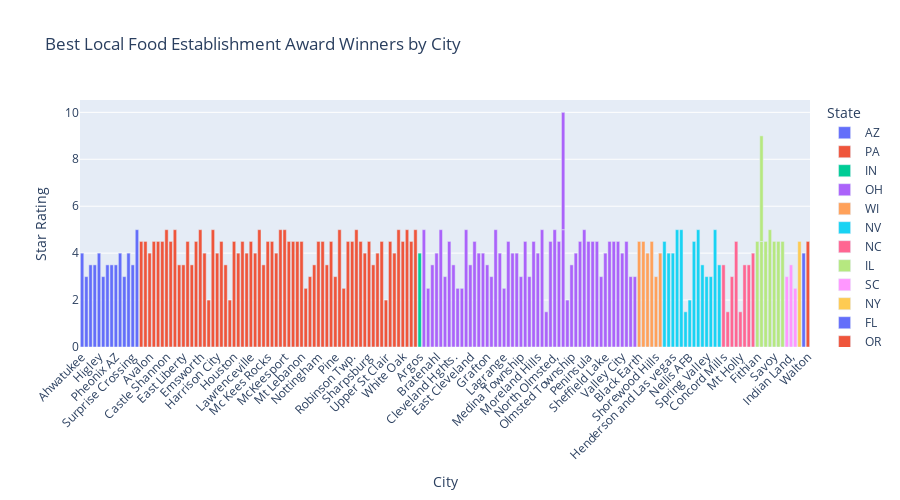

Notebook code cell kept with this figure:
### Markdown cell above
From above representation, the city names are not visible clearly by using matplotlib so I thought of using plotly.express for better visulaization.

### Code cell
import plotly.express as px

# Creating the interactive bar plot
fig = px.bar(best_food_establishments, x='city', y='stars', color='state',
             title='Best Local Food Establishment Award Winners by City',
             labels={'city': 'City', 'stars': 'Star Rating', 'state': 'State'},
             height=500)
fig.update_layout(xaxis_tickangle=-45)
fig.show()

### Figure 1 — Plotly figure (JSON) as saved in the notebook; plotly's stock layout.template omitted (floating-point values rounded to 4 significant figures)
{"data": [{"alignmentgroup": "True", "hovertemplate": "State=AZ<br>City=%{x}<br>Star Rating=%{y}<extra></extra>", "legendgroup": "AZ", "marker": {"color": "#636efa", "pattern": {"shape": ""}}, "name": "AZ", "offsetgroup": "AZ", "orientation": "v", "showlegend": true, "textposition": "auto", "type": "bar", "x": ["Ahwatukee", "Central City", "Central City Village", "Glendale Az", "Higley", "Mesa AZ", "Metro Phoenix", "Pheonix", "Pheonix AZ", "Roosevelt", "Schottsdale", "Scottdale", "Surprise Crossing", "Youngtown"], "xaxis": "x", "y": [4, 3, 3.5, 3.5, 4, 3, 3.5, 3.5, 3.5, 4, 3, 4, 3.5, 5], "yaxis": "y"}, {"alignmentgroup": "True", "hovertemplate": "State=PA<br>City=%{x}<br>Star Rating=%{y}<extra></extra>", "legendgroup": "PA", "marker": {"color": "#EF553B", "pattern": {"shape": ""}}, "name": "PA", "offsetgroup": "PA", "orientation": "v", "showlegend": true, "textposition": "auto", "type": "bar", "x": ["Allison Park", "Aspinwall", "Avalon", "Banksville", "Bellvue", "Ben Avon", "Castle Shannon", "Cecil", "Clairton", "Dravosburg", "East Liberty", "East Mc Keesport", "East McKeesport", "Elrama", "Emsworth", "Etna", "Forest Hills", "Glassport", "Harrison City", "Heidelberg", "Herminie", "Hermitage Twp", "Houston", "Imperial", "Ingomar", "Kennedy Township", "Lawrenceville", "Leetsdale", "Liberty", "Linden", "Mc Kees Rocks", "Mc Murray", "McCandless", "McDonald", "McKeesport", "Mcmurray", "Monroeville", "Moon", "Mt Lebanon", "Mt. Oliver Boro", "New Eagle", "Northside", "Nottingham", "Oakdale", "Penn Hills Township", "Peters Township", "Pine", "Pitcairn", "Pittsburg", "Robinson Township", "Robinson Twp.", "Rural Ridge", "Russellton", "Scott Township", "Sharpsburg", "South Park Township", "Spring Hill City View", "Springdale", "Upper St Clair", "Upper St. Clair", "Venetia", "West Homestead", "White Oak", "Wilkinsburg", "Wilmerding", "clinton"], "xaxis": "x", "y": [4.5, 4.5, 4, 4.5, 4.5, 4.5, 5, 4.5, 5, 3.5, 3.5, 4.5, 3.5, 4.5, 5, 4, 2, 5, 4, 4.5, 3.5, 2, 4.5, 4, 4.5, 4, 4.5, 4, 5, 3.5, 4.5, 4.5, 4, 5, 5, 4.5, 4.5, 4.5, 4.5, 2.5, 3, 3.5, 4.5, 4.5, 3.5, 4.5, 3, 5, 2.5, 4.5, 4.5, 5, 4.5, 4, 4.5, 3.5, 4, 4.5, 2, 4.5, 4, 5, 4.5, 5, 4.5, 5], "yaxis": "y"}, {"alignmentgroup": "True", "hovertemplate": "State=IN<br>City=%{x}<br>Star Rating=%{y}<extra></extra>", "legendgroup": "IN", "marker": {"color": "#00cc96", "pattern": {"shape": ""}}, "name": "IN", "offsetgroup": "IN", "orientation": "v", "showlegend": true, "textposition": "auto", "type": "bar", "x": ["Argos"], "xaxis": "x", "y": [4], "yaxis": "y"}, {"alignmentgroup": "True", "hovertemplate": "State=OH<br>City=%{x}<br>Star Rating=%{y}<extra></extra>", "legendgroup": "OH", "marker": {"color": "#ab63fa", "pattern": {"shape": ""}}, "name": "OH", "offsetgroup": "OH", "orientation": "v", "showlegend": true, "textposition": "auto", "type": "bar", "x": ["Auburn", "Bainbridge Township", "Bedford Hts.", "Bratenahl", "Brook Park", "Brookpark", "Chester Township", "Cleveland Hghts.", "Concord Township", "Cuyahoga Fls", "Cuyahoga Heights", "East Cleveland", "Fairport Harbor", "Gates Mills", "Geauga", "Grafton", "Grand River", "Hiram", "Kinsman", "Lagrange", "Litchfield", "Mayfield", "Mayfield Village", "Medina Township", "Mentor On the", "Mentor-on-the-Lake", "Montrose", "Moreland Hills", "Munroe Falls", "N Ridgeville", "North Olmstead", "North Olmsted,", "North Randall", "Novelty", "Novelty", "Oakwood Village", "Olmsted Township", "Orange", "Orange Village", "Painesville Township", "Peninsula", "Richfield", "Seven Hills", "Sheffield", "Sheffield Lake", "Streetsboro", "Twinsburg", "University Heights", "Valley City", "Valley View", "WICKLIFFE", "Warrensville"], "xaxis": "x", "y": [5, 2.5, 3.5, 4, 5, 3, 4.5, 3.5, 2.5, 2.5, 5, 3.5, 4.5, 4, 4, 3.5, 3, 5, 4, 2.5, 4.5, 4, 4, 3, 4.5, 3, 4.5, 4, 5, 1.5, 4.5, 5, 4.5, 5, 5, 2, 3.5, 4, 4.5, 5, 4.5, 4.5, 4.5, 3, 4, 4.5, 4.5, 4.5, 4, 4.5, 3, 3], "yaxis": "y"}, {"alignmentgroup": "True", "hovertemplate": "State=WI<br>City=%{x}<br>Star Rating=%{y}<extra></extra>", "legendgroup": "WI", "marker": {"color": "#FFA15A", "pattern": {"shape": ""}}, "name": "WI", "offsetgroup": "WI", "orientation": "v", "showlegend": true, "textposition": "auto", "type": "bar", "x": ["Black Earth", "Dane", "De Forest", "McFarland", "Shorewood Hills", "Vilas"], "xaxis": "x", "y": [4.5, 4.5, 4, 4.5, 3, 4], "yaxis": "y"}, {"alignmentgroup": "True", "hovertemplate": "State=NV<br>City=%{x}<br>Star Rating=%{y}<extra></extra>", "legendgroup": "NV", "marker": {"color": "#19d3f3", "pattern": {"shape": ""}}, "name": "NV", "offsetgroup": "NV", "orientation": "v", "showlegend": true, "textposition": "auto", "type": "bar", "x": ["Blue Diamond", "Green Valley", "Henderson and Las vegas", "Las  Vegas", "N Las Vegas", "N. Las Vegas", "Nellis AFB", "Nellis Afb", "North Las Vegas", "Paradise", "Spring Valley", "Summerlin", "Topaz", "las vegas"], "xaxis": "x", "y": [4.5, 4, 4, 5, 5, 1.5, 2, 4.5, 5, 3.5, 3, 3, 5, 3.5], "yaxis": "y"}, {"alignmentgroup": "True", "hovertemplate": "State=NC<br>City=%{x}<br>Star Rating=%{y}<extra></extra>", "legendgroup": "NC", "marker": {"color": "#FF6692", "pattern": {"shape": ""}}, "name": "NC", "offsetgroup": "NC", "orientation": "v", "showlegend": true, "textposition": "auto", "type": "bar", "x": ["Concord Mills", "Davidson, Nc", "Indian land", "Lowell", "Mt Holly", "Paw Creek", "Stoney Creek", "Weddington"], "xaxis": "x", "y": [3.5, 1.5, 3, 4.5, 1.5, 3.5, 3.5, 4], "yaxis": "y"}, {"alignmentgroup": "True", "hovertemplate": "State=IL<br>City=%{x}<br>Star Rating=%{y}<extra></extra>", "legendgroup": "IL", "marker": {"color": "#B6E880", "pattern": {"shape": ""}}, "name": "IL", "offsetgroup": "IL", "orientation": "v", "showlegend": true, "textposition": "auto", "type": "bar", "x": ["Fithian", "Mansfield", "Mansfield", "Rantoul", "Saint Joseph", "Savoy", "Sidney", "St Joseph"], "xaxis": "x", "y": [4.5, 4.5, 4.5, 4.5, 5, 4.5, 4.5, 4.5], "yaxis": "y"}, {"alignmentgroup": "True", "hovertemplate": "State=SC<br>City=%{x}<br>Star Rating=%{y}<extra></extra>", "legendgroup": "SC", "marker": {"color": "#FF97FF", "pattern": {"shape": ""}}, "name": "SC", "offsetgroup": "SC", "orientation": "v", "showlegend": true, "textposition": "auto", "type": "bar", "x": ["Fort  Mill", "Indian Land,", "Indian Lands"], "xaxis": "x", "y": [3, 3.5, 2.5], "yaxis": "y"}, {"alignmentgroup": "True", "hovertemplate": "State=NY<br>City=%{x}<br>Star Rating=%{y}<extra></extra>", "legendgroup": "NY", "marker": {"color": "#FECB52", "pattern": {"shape": ""}}, "name": "NY", "offsetgroup": "NY", "orientation": "v", "showlegend": true, "textposition": "auto", "type": "bar", "x": ["Rouses Point"], "xaxis": "x", "y": [4.5], "yaxis": "y"}, {"alignmentgroup": "True", "hovertemplate": "State=FL<br>City=%{x}<br>Star Rating=%{y}<extra></extra>", "legendgroup": "FL", "marker": {"color": "#636efa", "pattern": {"shape": ""}}, "name": "FL", "offsetgroup": "FL", "orientation": "v", "showlegend": true, "textposition": "auto", "type": "bar", "x": ["Turks and Caicos Islands"], "xaxis": "x", "y": [4], "yaxis": "y"}, {"alignmentgroup": "True", "hovertemplate": "State=OR<br>City=%{x}<br>Star Rating=%{y}<extra></extra>", "legendgroup": "OR", "marker": {"color": "#EF553B", "pattern": {"shape": ""}}, "name": "OR", "offsetgroup": "OR", "orientation": "v", "showlegend": true, "textposition": "auto", "type": "bar", "x": ["Walton"], "xaxis": "x", "y": [4.5], "yaxis": "y"}], "layout": {"barmode": "relative", "height": 500, "legend": {"title": {"text": "State"}, "tracegroupgap": 0}, "title": {"text": "Best Local Food Establishment Award Winners by City"}, "xaxis": {"anchor": "y", "domain": [0, 1], "tickangle": -45, "title": {"text": "City"}}, "yaxis": {"anchor": "x", "domain": [0, 1], "title": {"text": "Star Rating"}}}}
